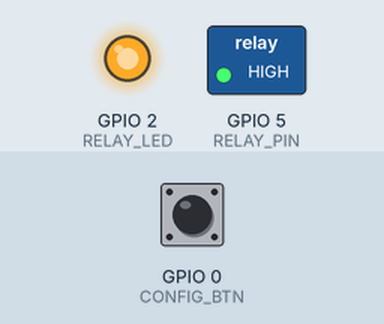
Recording of a sketch running on a simulated ESP8266 (NodeMCU). Shown: switched loads named in the sketch (green lamp = pin HIGH), output pins drawn as LEDs (lit = HIGH). Inputs (shaded band) come from the test bench; at power-on: GPIO 0 (CONFIG_BTN) LOW. WiFi joins after 1.5 s; servers stay silent unless stated.

Above: at 3.0 s.
3.1 s: GPIO 0 (CONFIG_BTN) pulled HIGH for 0.15 s
At 3.9 s:
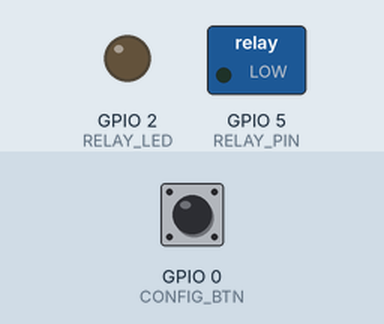
4.7 s: GPIO 0 (CONFIG_BTN) pulled HIGH for 1 s
At 5.0 s:
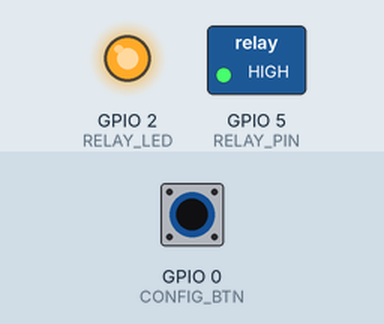
7.2 s: GPIO 0 (CONFIG_BTN) pulled HIGH for 3.2 s
At 8.1 s:
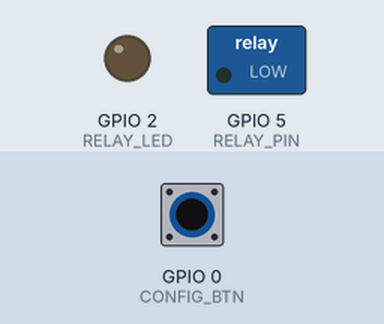
Timing chart, 0 to 10.2 s (numbered marks = the images above; inputs shaded):
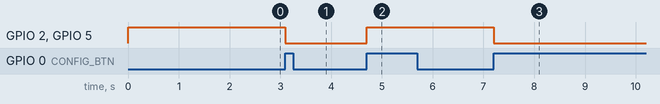

The sketch:

code.ino
```cpp
/************************************************************
 * Project: Smart Socket using ESP8266 + Blynk IoT + Apple's Siri
 * Full Tutorial Video: https://youtu.be/x8m7aeoN3rA
 * Made by: iOT India
 * Description: This project allows you to control a relay (smart socket)

 * Siri Start Smart Socket Link : https://sgp1.blynk.cloud/external/api/update?token=YOUR-BLYNK-AUTH-TOKEN&v0=1  // Your Blynk Auth Token
 * Siri Stop Smart Socket Link : https://sgp1.blynk.cloud/external/api/update?token=YOUR-BLYNK-AUTH-TOKEN&v0=0   // Your Blynk Auth Token
 ************************************************************/

// ====== Blynk Credentials ======
#define BLYNK_TEMPLATE_ID "TMPL3UKfw5VI-"                     // Your Blynk Template ID
#define BLYNK_TEMPLATE_NAME "Smart Socket"                    // Your Blynk Template Name
#define BLYNK_AUTH_TOKEN "J0RdVyvIFW1jliuoZXHpgw1fPbf6V33098" // Your Blynk Auth Token

// Enable Serial Monitor (for debugging)
#define BLYNK_PRINT Serial

// ====== Required Libraries ======
#include <ESP8266WiFi.h>          // Handles WiFi connection
#include <BlynkSimpleEsp8266.h>   // Blynk IoT library

// ====== WiFi Credentials ======
char ssid[] = "********";        // Your WiFi name
char pass[] = "********";        // Your WiFi password

// ====== Pin Definitions ======
#define RELAY_PIN   5   // D1 → Relay (Active LOW)
#define RELAY_LED   2   // D4 → Indicator LED (Active LOW)
#define CONFIG_BTN  0   // D3 → Push Button (Active HIGH)

// ====== Variables ======
bool relayState = false;        // Stores relay ON/OFF state
bool lastButtonState = LOW;     // Stores previous button state

// ====== Blynk App Control ======
// Triggered when button widget (V0) is pressed in app
BLYNK_WRITE(V0) {
  relayState = param.asInt();   // Get value from app

  // Apply state to hardware (Active LOW logic)
  digitalWrite(RELAY_PIN, relayState ? LOW : HIGH);
  digitalWrite(RELAY_LED, relayState ? LOW : HIGH);
}

// ====== Sync State on Reconnect ======
BLYNK_CONNECTED() {
  Blynk.syncVirtual(V0);   // Sync last state from server
}

void setup() {
  Serial.begin(9600);   // Start serial communication

  // Set pin modes
  pinMode(RELAY_PIN, OUTPUT);
  pinMode(RELAY_LED, OUTPUT);
  pinMode(CONFIG_BTN, INPUT);

  // Default state: OFF
  digitalWrite(RELAY_PIN, HIGH);
  digitalWrite(RELAY_LED, HIGH);

  // Connect to WiFi + Blynk cloud
  Blynk.begin(BLYNK_AUTH_TOKEN, ssid, pass);
}

void loop() {
  Blynk.run();   // Maintain Blynk connection

  // ====== Button Handling ======
  bool buttonState = digitalRead(CONFIG_BTN);

  // Detect button press (LOW → HIGH transition)
  if (buttonState == HIGH && lastButtonState == LOW) {

    relayState = !relayState;  // Toggle state

    // Apply new state
    digitalWrite(RELAY_PIN, relayState ? LOW : HIGH);
    digitalWrite(RELAY_LED, relayState ? LOW : HIGH);

    // Update Blynk app
    Blynk.virtualWrite(V0, relayState);

    delay(200); // Debounce delay
  }

  lastButtonState = buttonState; // Save state
}
```

Measured:
- after the input at 3.1 s, GPIO 2 (RELAY_LED), GPIO 5 (RELAY_PIN): HIGH → LOW at once
- after the input at 4.7 s, GPIO 2 (RELAY_LED), GPIO 5 (RELAY_PIN): LOW → HIGH at once
- after the input at 7.2 s, GPIO 2 (RELAY_LED), GPIO 5 (RELAY_PIN): HIGH → LOW at once
